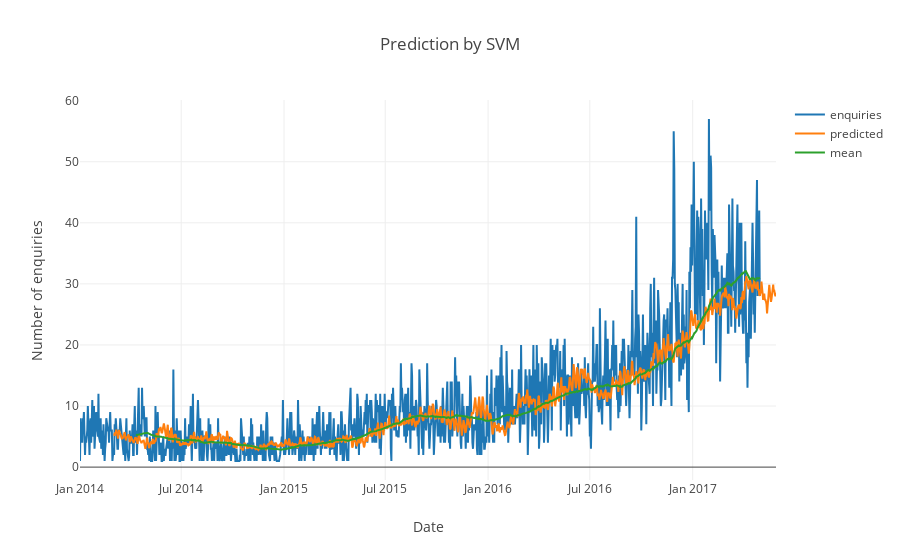

Notebook code cell kept with this figure:
### Markdown cell above
...and perform regression with SVM regressor which is good baseline for other methods.

### Code cell
from sklearn.svm import SVR
from sklearn.metrics import mean_squared_error

clf = SVR()
clf.fit(X_train, y_train)
print("\nMSE:", mean_squared_error(y_test, clf.predict(X_test)))
y_predicted_svm = clf.predict(X)
iplot(go.Figure(
    data=[go.Scatter(x=data_us.index, y=data_us["enquiries"], name="enquiries"),
          go.Scatter(x=x_pred_range, y=y_predicted_svm, name="predicted"),
          go.Scatter(x=data_us.index, y=rolmean, name="mean")], 
    layout=go.Layout(title="Prediction by SVM",
                     yaxis=dict(title="Number of enquiries"),
                     xaxis=dict(title="Date"))))

### Figure 1 — Plotly figure (JSON) as saved in the notebook; plotly's stock layout.template omitted (floating-point values rounded to 4 significant figures; data arrays with more than 128 entries replaced by an {"elided": "..."} marker saying what was removed)
{"data": [{"name": "enquiries", "type": "scatter", "x": {"elided": "1200 str values"}, "y": {"elided": "1200 int values"}}, {"name": "predicted", "type": "scatter", "x": {"elided": "1170 str values"}, "y": {"elided": "1169 float values"}}, {"name": "mean", "type": "scatter", "x": {"elided": "1200 str values"}, "y": {"elided": "1200 float values"}}], "layout": {"title": "Prediction by SVM", "xaxis": {"title": "Date"}, "yaxis": {"title": "Number of enquiries"}}}
